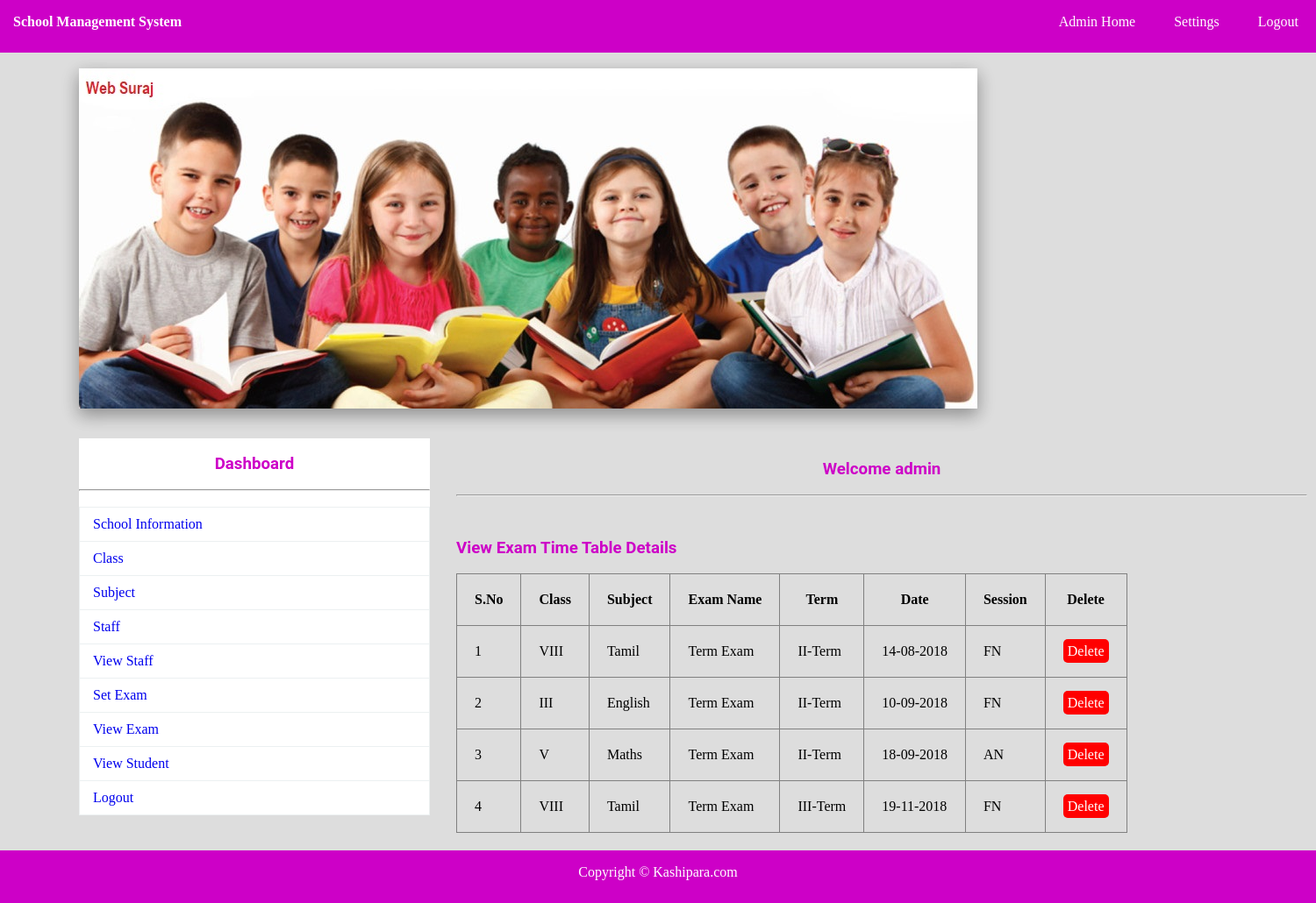
/view_exam.php (signed in), run on the app's committed database.
### tables this page shows
CREATE TABLE IF NOT EXISTS `exam` (
  `EID` int(11) NOT NULL AUTO_INCREMENT,
  `ENAME` varchar(150) NOT NULL,
  `ETYPE` varchar(150) NOT NULL,
  `EDATE` varchar(150) NOT NULL,
  `SESSION` varchar(150) NOT NULL,
  `CLASS` varchar(150) NOT NULL,
  `SUB` varchar(150) NOT NULL,
  PRIMARY KEY (`EID`)
);

### view_exam.php (the view, shortened to what this page needs)
<?php
	include"database.php";
?>
<!DOCTYPE html>
<html>
	<head>
		<link rel="stylesheet" type="text/css" href="css/style.css">
	</head>
	<body>
			<?php include"navbar.php";?><br>
			<img src="img/bg1.jpg" style="margin-left:90px;" class="sha">
			<div id="section">
					<?php include"sidebar.php";?><br><br><br>
					<h3 class="text">Welcome <?php echo $_SESSION["ANAME"]; ?></h3><br><hr><br>
				<div class="content">
						<h3 >View Exam Time Table Details</h3><br>
						<table border="1px">
							<tr>
								<th>S.No</th>
								<th>Class </th>
								<th>Subject</th>
								<th>Exam Name</th>
								<th>Term</th>
								<th>Date</th>
								<th>Session</th>
								<th>Delete</th>
							</tr>
							<?php
								$s="select * from exam";
								$res=$db->query($s);
								if($res->num_rows>0)
								{
									$i=0;
									while($r=$res->fetch_assoc())
									{
										$i++;
										echo "
											<tr>
												<td>{$i}</td>
												<td>{$r["CLASS"]}</td>
												<td>{$r["SUB"]}</td>
												<td>{$r["ENAME"]}</td>
												<td>{$r["ETYPE"]}</td>
												<td>{$r["EDATE"]}</td>
												<td>{$r["SESSION"]}</td>
												<td><a href='exam_delete.php?id={$r["EID"]}' class='btnr'>Delete</a></td>
											</tr>
										";
									}
								}
								else
								{
									echo "No Record Found";
								}
							?>
						</table>
				</div>
			</div>
				<?php include"footer.php";?>
	</body>
</html>

### navbar.php
<div class="navbar">
			<ul class="list">
				<b style="color:white;float:left;line-height:50px;margin-left:15px;font-family:Cooper Black;">
				School Management System</b>
			<?php
				if(isset($_SESSION["AID"]))
				{
					echo'
						<li><a href="admin_home.php">Admin Home</a></li>
				<li><a href="change_pass.php">Settings</a></li>
				<li><a href="logout.php">Logout</a></li>
					';
				}
				elseif(isset($_SESSION["TID"]))
				{
					echo'
						<li><a href="teacher_home.php">Teacher Home</a></li>
				<li><a href="teacher_change_pass.php">Settings</a></li>
				<li><a href="logout.php">Logout</a></li>
					';
				}
				else{
					echo'
					<li><a href="index.php">Admin</a></li>
				<li><a href="teacher_login.php">Teacher</a></li>
				<li><a href="contact.php">Contact Us</a></li>';
				}
			?>
			</ul>
		</div>

### sidebar.php (shortened to what this page needs)
<div class="sidebar"><br>
<h3 class="text">Dashboard</h3><br><hr><br>
<ul class="s">
<?php
	if(isset($_SESSION["AID"]))
	{
		echo'
			<li class="li"><a href="admin_home.php">School Information</a></li>
			<li class="li"><a href="add_class.php"> Class</a></li>
			<li class="li"><a href="add_sub.php"> Subject</a></li>
			<li class="li"><a href="add_staff.php"> Staff</a></li>
			<li class="li"><a href="view_staff.php">View Staff</a></li>
			<li class="li"><a href="set_exam.php">Set Exam</a></li>
			<li class="li"><a href="view_exam.php">View Exam</a></li>
			<li class="li"><a href="student.php"target="_blank"> View Student</a></li>
			<li class="li"><a href="logout.php">Logout</a></li>
		';
	}
?>
</ul>
</div>

### footer.php (shortened to what this page needs)
<div class="footer" style="margin-top:20px;">
			<footer><p>Copyright &copy; Kashipara.com </p></footer>
</div>

### css/style.css (style rules this page uses)
* { padding:0px; margin:0px; }
html { background:#dddddd; }
a { text-decoration:none; }
.navbar { background:#cd00c7; height:60px; width:100%; }
.list { list-style:none; text-align:right; }
.list li { display:inline; }
.list li a { text-decoration:none; color:white; line-height:50px; padding:20px; }
h1,h2,h3,h4,h5,h6,label { font-family:roboto; color:#cd00c7; }
.btnr { border-radius:5px; padding:5px; background:#ff0000; color:white; }
.sha { -webkit-box-shadow: 0 8px 17px 0 rgba(0, 0, 0, 0.2), 0 6px 20px 0 rgba(0, 0, 0, 0.19); -moz-box-shadow: 0 8px 17px 0 rgba(0, 0, 0, 0.2), 0 6px 20px 0 rgba(0, 0, 0, 0.19); box-shadow: 0 8px 17px 0 rgba(0, 0, 0, 0.2), 0 6px 20px 0 rgba(0, 0, 0, 0.19); }
footer { text-align:center; color:white; line-height:50px; }
.s { list-style:none; }
.li { position: relative; display: block; padding: 10px 15px; margin-bottom: -1px; background-color: #ffffff; border: 1px solid #ecf0f1; }
.text { text-align:center; }
.footer { background:#cd00c7; height:60px; width:100%; float:left; }
#section { height:auto; width:1400px; margin-left:90px; font-family:cambria; }
.sidebar { width:400px; height:auto; margin-top:30px; margin-right:30px; float:left; background:white; }
.content { margin-top:30px; height:auto; width:950px; float:left; }
tr,td,th { padding:20px; }
table { border-collapse:collapse; }

### data on the page
exam: CLASS "VIII", SUB "Tamil", ENAME "Term Exam", ETYPE "II-Term", EDATE "14-08-2018", SESSION "FN"
exam: CLASS "III", SUB "English", ENAME "Term Exam", ETYPE "II-Term", EDATE "10-09-2018", SESSION "FN"
exam: CLASS "V", SUB "Maths", ENAME "Term Exam", ETYPE "II-Term", EDATE "18-09-2018", SESSION "AN"
exam: CLASS "VIII", SUB "Tamil", ENAME "Term Exam", ETYPE "III-Term", EDATE "19-11-2018", SESSION "FN"

### other printed values
$_SESSION["ANAME"] "admin"
